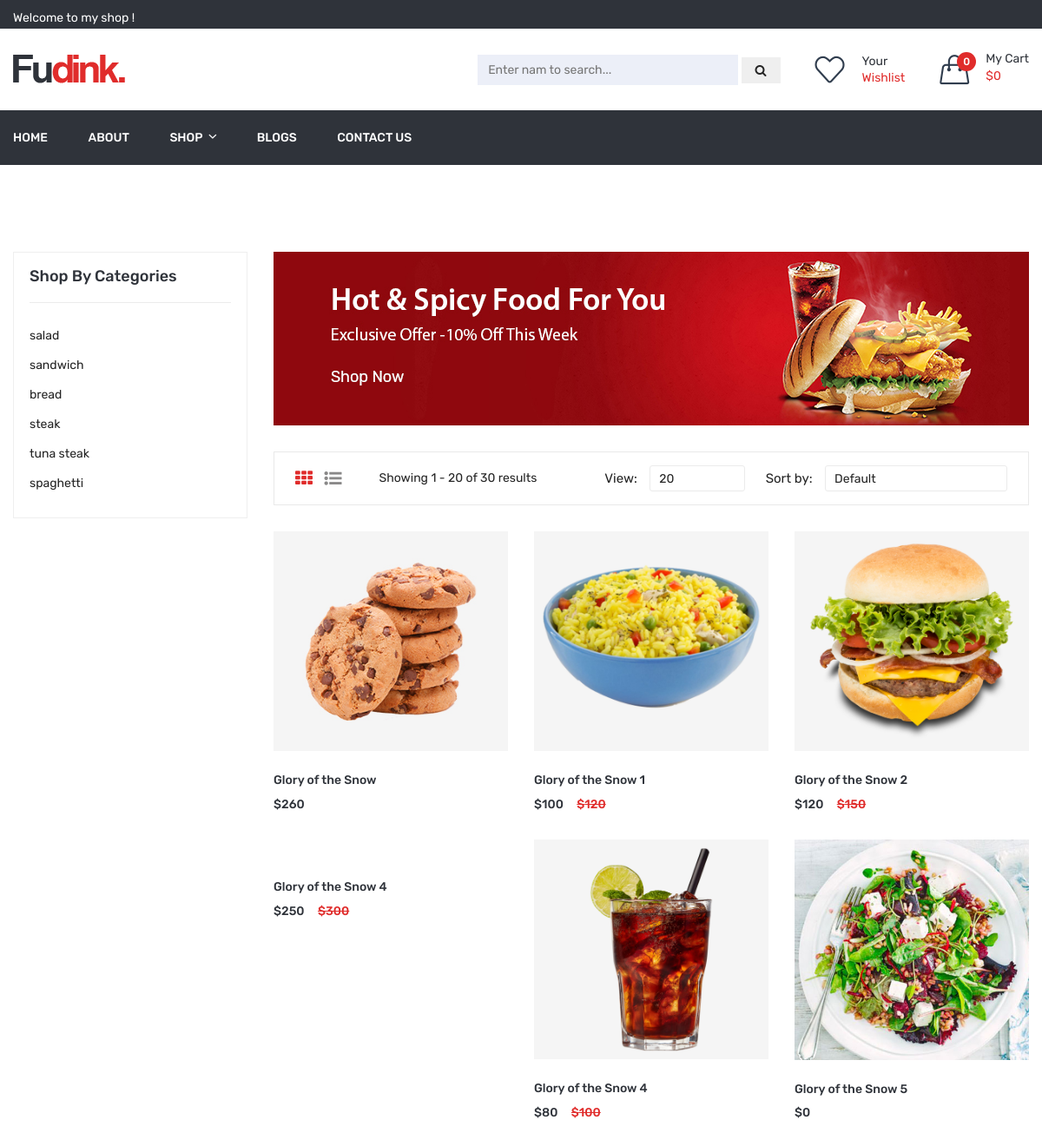
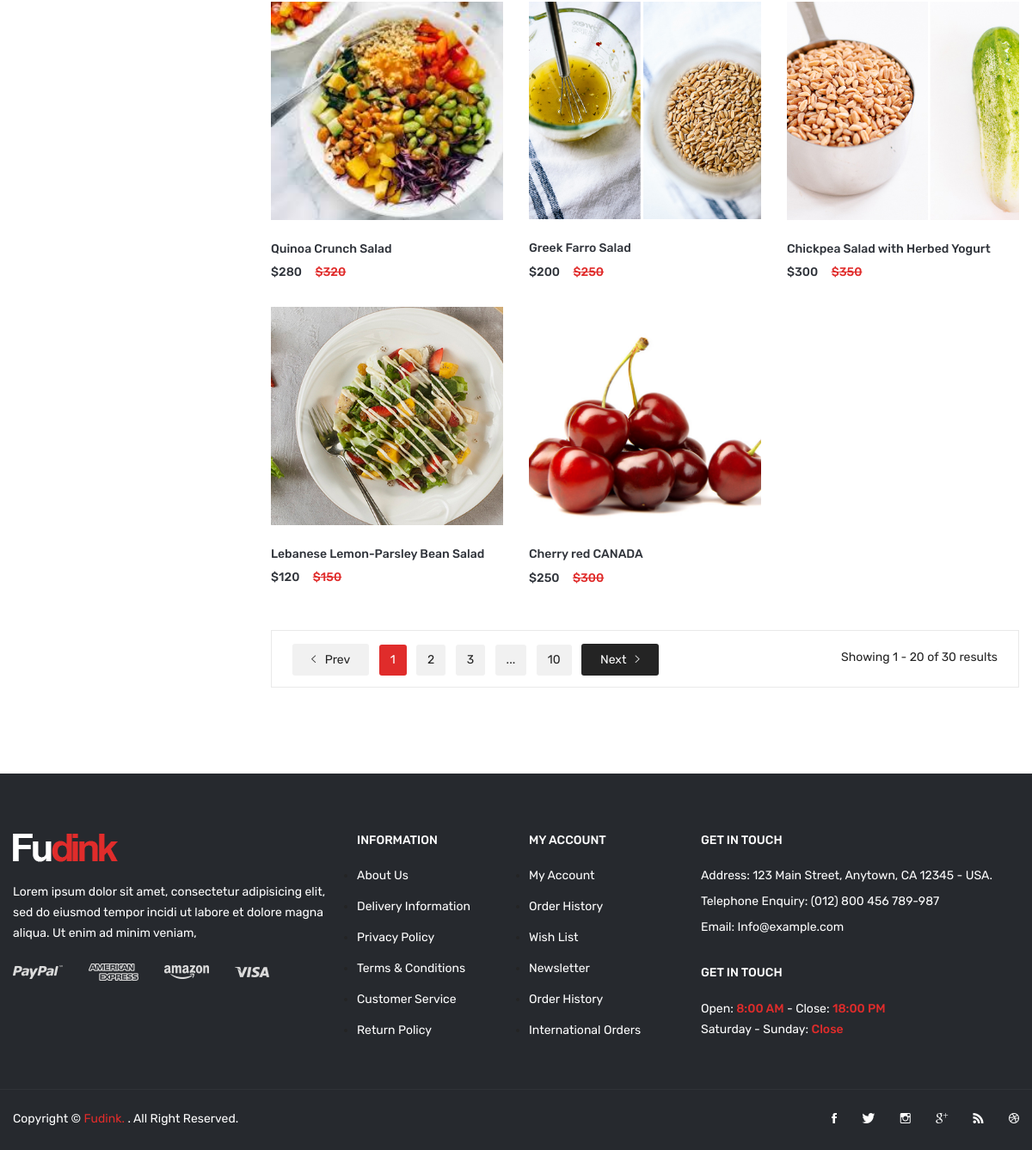
The page /product.php on the database its author committed (2 pictures, top to bottom).
### tables this page shows
Create table product
(
  id int primary key auto_increment,
  name varchar(150) not null,
  price int not null default '0',
  sale_price int null default '0',
  image varchar(150) null,
  content text null,
  category_id int not null
);

Create table category
(
  id int primary key auto_increment,
  name varchar(100) not null unique,
  ordering int default '0',
  status tinyint(1) default '0'
);

### db/connect.php (called while the page is built, shortened)
<?php
$dns = "mysql:host=localhost;dbname=bkap";
$options = [
    PDO::MYSQL_ATTR_INIT_COMMAND => 'SET NAMES utf8',
    PDO::ATTR_ERRMODE => PDO::ERRMODE_EXCEPTION
];
try {
    $conn = new PDO($dns,'root','',$options);
} catch (PDOException $e) {
    echo $e->getMessage(); die;
}
function getAll($args = []){
    global $conn;
    $table = isset($args['table']) ? $args['table'] : '';
    $orderBy = isset($args['orderBy']) ? $args['orderBy'] : 'id';
    $where = isset($args['where']) ? $args['where'] : false;
    $orderCompare = isset($args['orderCompare']) ? $args['orderCompare'] : 'ASC';
    $rand = isset($args['rand']) ? true : false;
    $limit = isset($args['limit']) ? $args['limit'] : false;
    $sql = "SELECT * FROM $table ";
    if ($rand) {
        $sql .= " Order By RAND()";
        if ($limit) {
             $sql .= " LIMIT $limit";
        }
    }else{
        $sql .= " Order By $orderBy $orderCompare ";
    }
    $stm = $conn->prepare($sql);
    $stm->setFetchMode(PDO::FETCH_ASSOC);
    $stm->execute();
    $result = $stm->fetchAll();
    return $result;
}
$cats = getAll(['table' => 'category']);
?>

### product.php (the view, shortened to what this page needs)
<?php
include 'header.php' ;
if (!empty($_GET['category'])) {
	$category = $_GET['category'];
	$cat = getById(['table' => 'category','value' => $category]);
	$products = getAll(['table' => 'product','where' => 'category_id = '.$category]);
}else{
	$products = getAll(['table' => 'product']);
}
?>
<div class="shop-page-area pt-100 pb-100">
    <div class="container">
        <div class="row flex-row-reverse">
            <div class="col-lg-9">
                <div class="banner-area pb-30">
                    <a href=""><img alt="" src="public/img/banner/banner-49.jpg"></a>
                </div>
                <div class="shop-topbar-wrapper">
                    <div class="shop-topbar-left">
                        <ul class="view-mode">
                            <li class="active"><a href="#product-grid" data-view="product-grid"><i class="fa fa-th"></i></a></li>
                            <li ><a href="#product-list" data-view="product-list"><i class="fa fa-list-ul"></i></a></li>
                        </ul>
                        <p>Showing 1 - 20 of 30 results  </p>
                    </div>
                    <div class="product-sorting-wrapper">
                        <div class="product-shorting shorting-style">
                            <label>View:</label>
                            <select>
                                <option value=""> 20</option>
                            </select>
                        </div>
                        <div class="product-show shorting-style">
                            <label>Sort by:</label>
                            <select>
                                <option value="">Default</option>
                            </select>
                        </div>
                    </div>
                </div>
                <div class="grid-list-product-wrapper">
                    <div class="product-grid product-view pb-20">
                        <div class="row">
                        <?php array_walk($products , function($pro){ ?>
                            <div class="product-width col-xl-4 col-lg-4 col-md-4 col-sm-6 col-12 mb-30">
                                <div class="product-wrapper">
                                    <div class="product-img">
                                        <a href="detail.php?product=<?= $pro['id'] ?>">
                                            <img src="public/uploads/<?= $pro['image'] ?>" alt="">
                                        </a>
                                    </div>
                                    <div class="product-content">
                                        <h4>
                                            <a href="detail.php?product=<?= $pro['id'] ?>"><?= $pro['name'] ?></a>
                                        </h4>
                                        <div class="product-price-wrapper">
                                            <?php if($pro['sale_price'] > 0) : ?>
                                                <span>$<?= $pro['sale_price'] ?></span>
                                                <span class="product-price-old">$<?= $pro['price'] ?> </span>
                                            <?php else: ?>
                                                <span>$<?= $pro['price'] ?></span>
                                            <?php endif; ?>
                                        </div>
                                    </div>
                                </div>
                            </div>
                           <?php }) ?>
                        </div>
                    </div>
                    <div class="pagination-total-pages">
                        <div class="pagination-style">
                            <ul>
                                <li><a class="prev-next prev" href="#"><i class="ion-ios-arrow-left"></i> Prev</a></li>
                                <li><a class="active" href="#">1</a></li>
                                <li><a href="#">2</a></li>
                                <li><a href="#">3</a></li>
                                <li><a href="#">...</a></li>
                                <li><a href="#">10</a></li>
                                <li><a class="prev-next next" href="#">Next<i class="ion-ios-arrow-right"></i> </a></li>
                            </ul>
                        </div>
                        <div class="total-pages">
                            <p>Showing 1 - 20 of 30 results  </p>
                        </div>
                    </div>
                </div>
            </div>
            <div class="col-lg-3">
                <div class="shop-sidebar-wrapper gray-bg-7 shop-sidebar-mrg">
                    <div class="shop-widget">
                        <h4 class="shop-sidebar-title">Shop By Categories</h4>
                        <div class="shop-catigory">
                            <ul id="faq">
                            <?php array_walk($cats, function($cat){ ?>
								<li><a href="product.php?category=<?= $cat['id'] ?>"><?= $cat['name'] ?></a></li>
							<?php }) ?>
                            </ul>
                        </div>
                    </div>
                </div>
            </div>
        </div>
    </div>
</div>
<?php include 'footer.php' ?>

### rows shown on the page
product: image (picture), name "Glory of the Snow", price "260"
product: image (picture), name "Glory of the Snow 1", sale_price "100", price "120"
product: image (picture), name "Glory of the Snow 2", sale_price "120", price "150"
product: name "Glory of the Snow 4", sale_price "250", price "300"
product: image (picture), name "Glory of the Snow 4", sale_price "80", price "100"
product: image (picture), name "Glory of the Snow 5", price "0"
product: image (picture), name "Quinoa Crunch Salad", sale_price "280", price "320"
product: image (picture), name "Greek Farro Salad", sale_price "200", price "250"
product: image (picture), name "Chickpea Salad with Herbed Yogurt", sale_price "300", price "350"
product: image (picture), name "Lebanese Lemon-Parsley Bean Salad", sale_price "120", price "150"
product: image (picture), name "Cherry red CANADA", sale_price "250", price "300"
category: name "salad"
category: name "sandwich"
category: name "bread"
category: name "steak"
category: name "tuna steak"
category: name "spaghetti"

### other values the page prints
totalQtt() "0"
totalPrice() "0"
